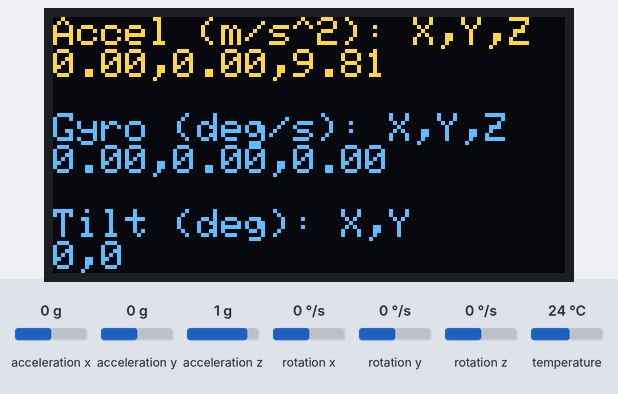
Simulated run of this sketch. Board: Arduino Uno, built with avr-gcc and run on an emulated ATmega328P. Parts: 128×64 one-colour display. Inputs (shaded band) come from the test bench; at power-on: acceleration x 0 g, acceleration y 0 g, acceleration z 1 g, rotation x 0 °/s, rotation y 0 °/s, rotation z 0 °/s, temperature 24 °C. The OLED is the two-colour kind (top 16 rows yellow); the display library's start-up logo is not drawn.

Above: at 3.3 s.
3.4 s: acceleration x set to -1.4 g
At 3.9 s:
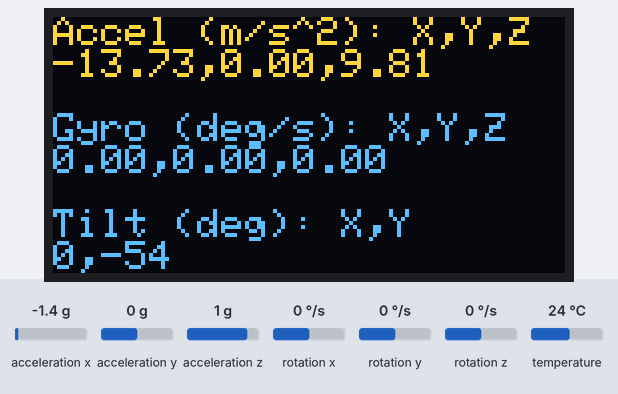
4.9 s: acceleration y set to -1.4 g
At 5.5 s:
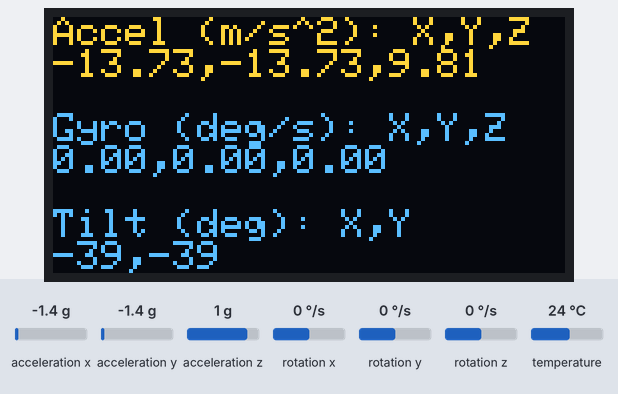
6.5 s: acceleration z set to -1.4 g
At 7.4 s:
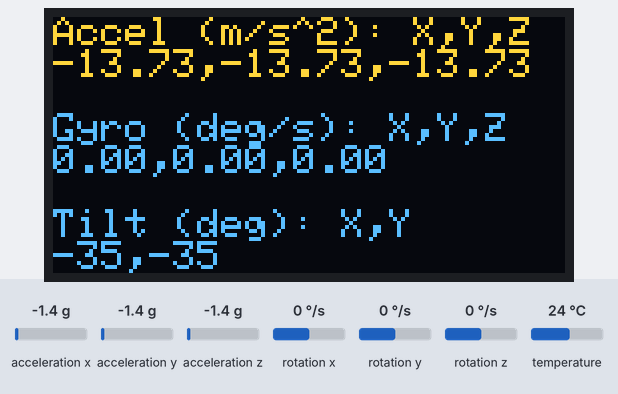
8.0 s: rotation x set to -192 °/s
At 9.3 s:
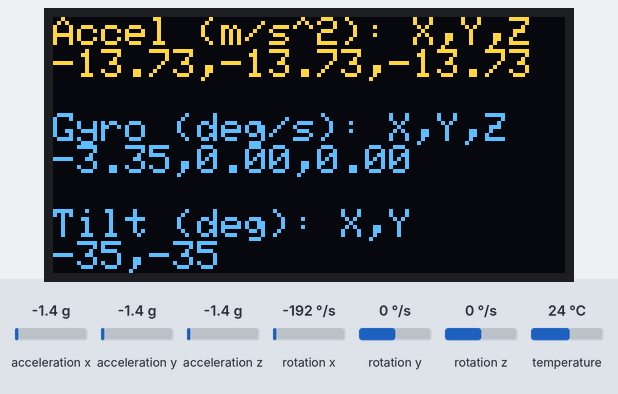
9.6 s: rotation y set to -192 °/s
At 10.1 s:
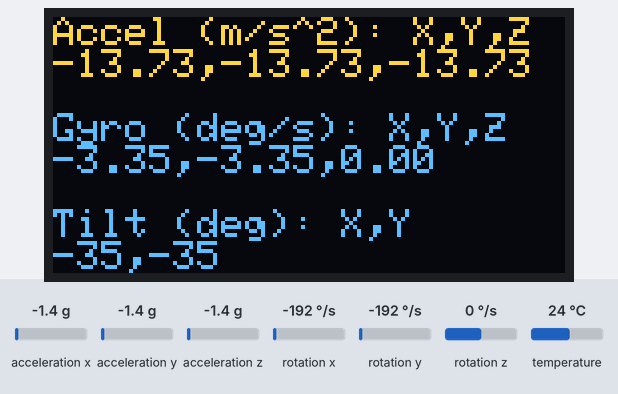
11.1 s: rotation z set to -192 °/s
At 12.1 s:
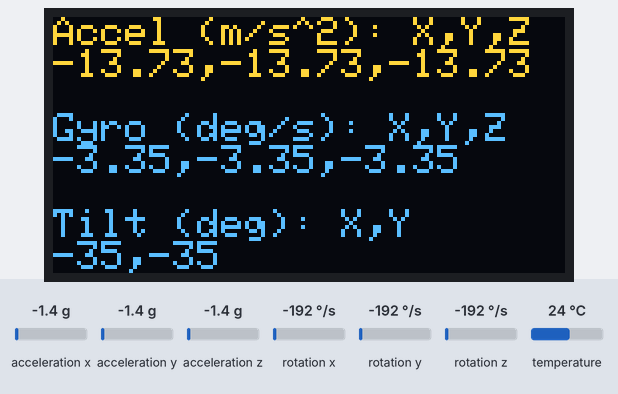
Timing chart, 0 to 13.7 s (numbered marks = the images above; inputs shaded):
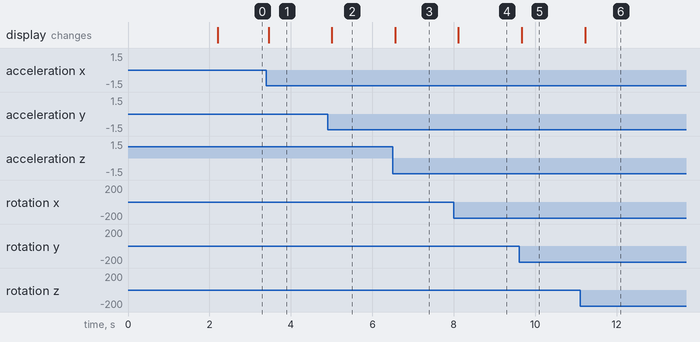

The sketch:

mpu_tilt_angle.ino
```cpp
#include <SPI.h>
#include <Wire.h>
#include <Adafruit_GFX.h>
#include <Adafruit_SSD1306.h>

#define SCREEN_WIDTH 128
#define SCREEN_HEIGHT 64
#define OLED_RESET     -1
#define SCREEN_ADDRESS 0x3C
Adafruit_SSD1306 display(SCREEN_WIDTH, SCREEN_HEIGHT, &Wire, OLED_RESET);

#include <Adafruit_MPU6050.h>
#include <Adafruit_Sensor.h>
#include <Wire.h>

Adafruit_MPU6050 mpu;

void setup() {

  // init display
  if(!display.begin(SSD1306_SWITCHCAPVCC, SCREEN_ADDRESS)) {
      for(;;);
  }
 	display.display();  // Adafruit logo
 	delay(2000);
  display.setTextSize(1);
  display.setTextColor(SSD1306_WHITE);

	// init MPU
	if (!mpu.begin()) {
		for(;;);
	}

	mpu.setAccelerometerRange(MPU6050_RANGE_2_G);
	mpu.setGyroRange(MPU6050_RANGE_250_DEG);
	mpu.setFilterBandwidth(MPU6050_BAND_21_HZ);

	delay(100);

}

void loop() {

	sensors_event_t a, g, temp;
	mpu.getEvent(&a, &g, &temp);

  display.clearDisplay();
  display.setCursor(0, 0);

  display.println("Accel (m/s^2): X,Y,Z");
	display.print(a.acceleration.x);
	display.print(",");
	display.print(a.acceleration.y);
	display.print(",");
	display.print(a.acceleration.z);

  display.println();
  display.println();
  display.println("Gyro (deg/s): X,Y,Z");
	display.print(g.gyro.x);
	display.print(",");
	display.print(g.gyro.y);
	display.print(",");
	display.print(g.gyro.z);

  // tilt angle
  float AcX = a.acceleration.x;
  float AcY = a.acceleration.y;
  float AcZ = a.acceleration.z;

  float x_deg = RAD_TO_DEG * atan2(AcY, sqrt(AcX * AcX + AcZ * AcZ));
  float y_deg = RAD_TO_DEG * atan2(AcX, sqrt(AcY * AcY + AcZ * AcZ));

  display.println();
  display.println();
  display.println("Tilt (deg): X,Y");
	display.print((int)x_deg);
	display.print(",");
	display.print((int)y_deg);

	display.display();

	delay(100);

}
```

Measured:
- after the input at 3.4 s, the display: changes after 0.06 s (image 1)
- after the input at 4.9 s, the display: changes after 0.11 s (image 2)
- after the input at 6.5 s, the display: changes after 0.06 s (image 3)
- after the input at 8.0 s, the display: changes after 0.11 s (image 4)
- after the input at 9.6 s, the display: changes after 0.07 s (image 5)
- after the input at 11.1 s, the display: changes after 0.13 s (image 6)
